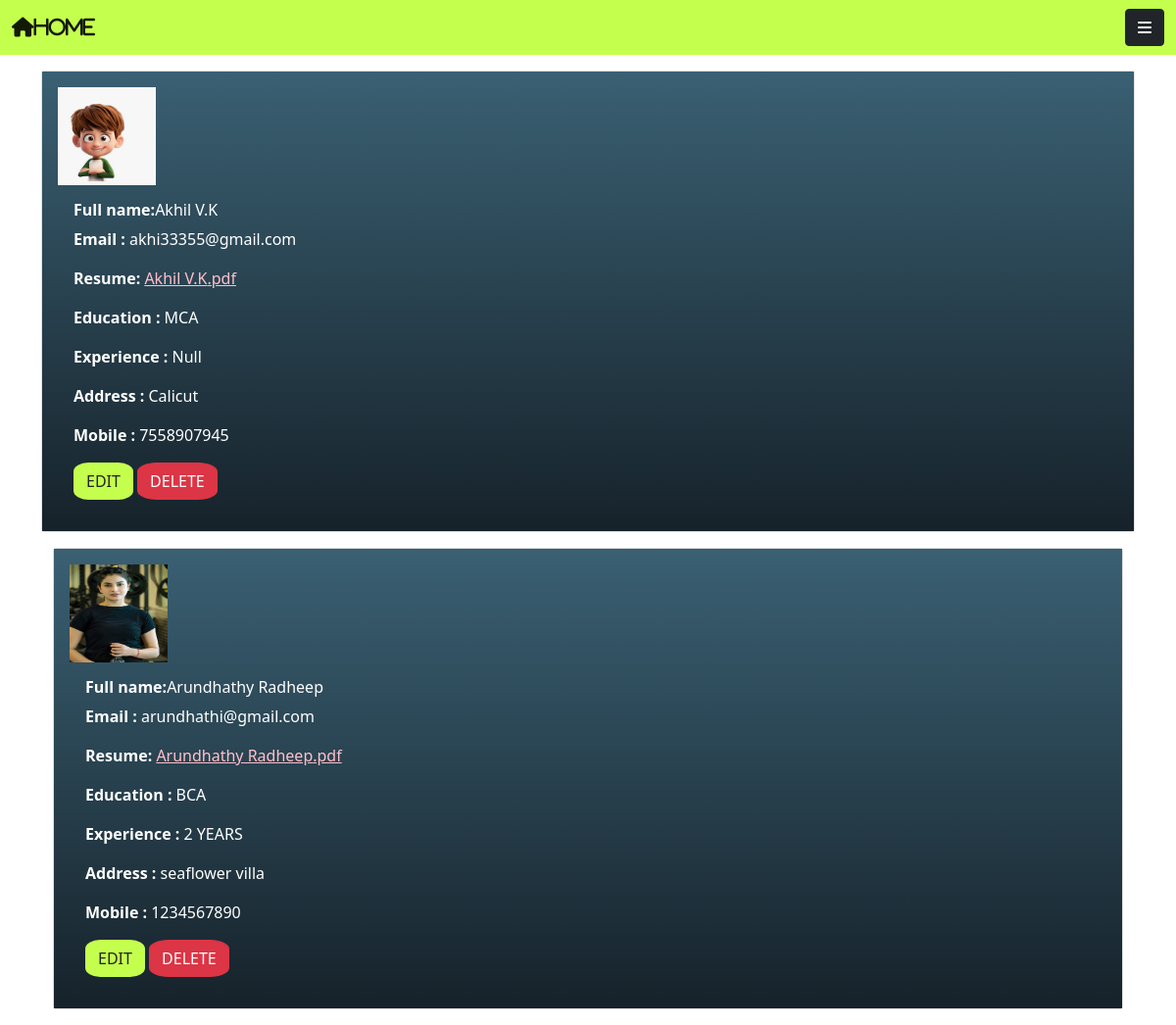
Screenshot of /samapp/userdisplay/ with the database file from the repository.
### samapp/models.py (models this page shows, shortened)
class userdetailsmodel(models.Model):
    fullname = models.CharField(max_length=30)
    email = models.EmailField()
    resume = models.FileField(upload_to="samapp/static")
    image = models.FileField(upload_to="samapp/static")
    educationalqualification = models.CharField(max_length=30)
    experience = models.CharField(max_length=30)
    address = models.CharField(max_length=200)
    mobile = models.IntegerField()

### samapp/views.py (the view)
# urls.py: path('userdisplay/',userdisplay),
def userdisplay(request):
    a = userdetailsmodel.objects.all()
    fullname = []
    email = []
    resume = []
    image = []
    education = []
    experience = []
    address = []
    mobile = []
    id = []
    for i in a:
        img = i.image
        image.append(str(img).split('/')[-1])
        fn = i.fullname
        fullname.append(fn)
        em = i.email
        email.append(em)
        res = i.resume
        resume.append(str(res).split('/')[-1])
        eq = i.educationalqualification
        education.append(eq)
        ex = i.experience
        experience.append(ex)
        ad = i.address
        address.append(ad)
        mob = i.mobile
        mobile.append(mob)
        id1 = i.id
        id.append(id1)
    mylist = zip(image,fullname,email,resume,education,experience,address,mobile,id)
    return render(request, 'userdisplay.html', {'mylist': mylist})

### samapp/templates/userdisplay.html (shortened to what this page needs)
<!DOCTYPE html>
<html lang="en">
{% load static %}
<head>
    <link href="https://cdn.jsdelivr.net/npm/bootstrap@5.0.2/dist/css/bootstrap.min.css" rel="stylesheet"
>
</head>
<body>
<nav class="navbar navbar-light ">
    <div class="container-fluid">
        <a class="navbar-brand" href="http://127.0.0.1:8000/samapp/index/"><i class="fa-solid fa-house">HOME</i></a>
        <button class="btn btn-dark" type="button" data-bs-toggle="offcanvas" data-bs-target="#offcanvasRight"
                aria-controls="offcanvasRight"><i class="fa-solid fa-bars"></i>
        </button>
    </div>
</nav>
{% for i,j,k,l,m,n,o,p,q in mylist %}
<div class="container">
    <div class="row mt-3 mb-3">
        <div class="col-12  ">
            <div class="card">
                <div class="card-body" style="background: #16222A;
background: -webkit-linear-gradient(to bottom, #3A6073, #16222A);
background: linear-gradient(to bottom, #3A6073, #16222A);">
<img src="{% static i %}" height="100px" width="100px">
                    <div class="card-body text-white">
                        <h6 class="card-title"><strong>Full name:</strong>{{j}}</h6>
                        <p style="color: white"><strong>Email : </strong>{{k}}</p>
                        <p style="color: white"><strong>Resume: </strong><a href="{% static l %}" style="color: pink">{{j}}.pdf</a>
                        </p>
                        <p style="color: white"><strong>Education : </strong>{{m}}</p>
                        <p style="color: white"><strong>Experience : </strong>{{n}}</p>
                        <p style="color: white"><strong>Address : </strong>{{o}}</p>
                        <p style="color: white"><strong>Mobile : </strong>{{p}}</p>
                        <a href="http://127.0.0.1:8000/samapp/userdetailsedit/{{q}}" class="btn  text-dark"
                           style=" color:white; border-radius: 25%;background-color:#c4ff4d">EDIT</a>
                        <a href="http://127.0.0.1:8000/samapp/userdetailsdelete/{{q}}" class="btn  btn-danger"
                           style="border-radius: 25%;">DELETE</a>
                    </div>
                </div>
            </div>
        </div>
    </div>
    {% endfor %}
</body>
</html>

### samapp/templates/userdisplay.html (style rules this page uses)
.navbar { background-color: #c4ff4d; }
body { background-image:url("https://i.pinimg.com/474x/8b/3e/97/8b3e97a33bb688eea80ee6452a80a1b0.jpg") }

### rows the page displays
userdetailsmodel: mylist "Akhil V.K", mylist "akhi33355@gmail.com", mylist "Akhil V.K", mylist "MCA", mylist "Null", mylist "Calicut"
userdetailsmodel: mylist "Arundhathy Radheep", mylist "arundhathi@gmail.com", mylist "Arundhathy Radheep", mylist "BCA", mylist "2 YEARS", mylist "seaflower villa"

### other values shown
{{ p }} "7558907945" "1234567890"
